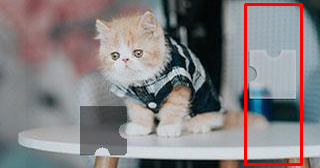

This chart was generated by the following Python code:
# -*- coding: utf-8 -*-
"""
@author: 裴秀智Zz
@software: PyCharm
@file: ocr.py
@time: 2024-05-13 11:56
@Software: PyCharm
"""
import re
import time

import cv2
import execjs
import requests
from PIL import Image


def get_conf():
    url = "https://captcha.chaoxing.com/captcha/get/conf"
    params = {
        "callback": "jQuery1124025412723136620863_1715571059056",
        "captchaId": "npElQbBkROS2qozzS8V96ate7TBObVDF",
        "_": str(int(time.time()*1000))
    }
    response = requests.get(url, headers=headers, params=params)
    # print(response.text)
    t = re.findall('"t":(.*?),',response.text)[0]
    print(t)
    return t


def identify_gap(bg, tp, out):
    '''
    bg: 背景图片
    tp: 缺口图片
    out:输出图片
    '''
    # 读取背景图片和缺口图片
    bg_img = cv2.imread(bg)  # 背景图片
    tp_img = cv2.imread(tp)  # 缺口图片

    # 识别图片边缘
    bg_edge = cv2.Canny(bg_img, 100, 200)
    tp_edge = cv2.Canny(tp_img, 100, 200)

    # 转换图片格式
    bg_pic = cv2.cvtColor(bg_edge, cv2.COLOR_GRAY2RGB)
    tp_pic = cv2.cvtColor(tp_edge, cv2.COLOR_GRAY2RGB)

    # 缺口匹配
    res = cv2.matchTemplate(bg_pic, tp_pic, cv2.TM_CCOEFF_NORMED)
    min_val, max_val, min_loc, max_loc = cv2.minMaxLoc(res)  # 寻找最优匹配

    # 绘制方框
    th, tw = tp_pic.shape[:2]
    tl = max_loc  # 左上角点的坐标
    br = (tl[0] + tw, tl[1] + th)  # 右下角点的坐标
    cv2.rectangle(bg_img, tl, br, (0, 0, 255), 2)  # 绘制矩形
    cv2.imwrite(out, bg_img)  # 保存在本地

    # 返回缺口的X坐标
    return tl[0]

def get_img():
    url = "https://captcha.chaoxing.com/captcha/get/verification/image"
    captchaKey = execjs.compile(open('./1.js', 'r', encoding="utf-8").read()).call('getcaptchaKey',t)
    token = execjs.compile(open('./1.js', 'r', encoding="utf-8").read()).call('gettoken',t,captchaId,captchaKey)
    params = {
        "callback": "jQuery1124025412723136620863_1715571059056",
        "captchaId": captchaId,
        "type": "slide",
        "version": "1.1.16",
        "captchaKey": captchaKey,
        "token": token,
        "referer": "https://user.dayainfo.com/show/login",
        "_": str(int(time.time()*1000))
    }
    response = requests.get(url, headers=headers, params=params)
    print(response.text)
    tk = re.findall('"token":"(.*?)"',response.text)[0]
    bgImgUrl = re.findall('"shadeImage":"(.*?)"',response.text)[0]
    puzzleImgUrl = re.findall('"cutoutImage":"(.*?)"',response.text)[0]
    bg = requests.get(bgImgUrl, headers=headers)
    with open('bg.png', 'wb') as w:
        w.write(bg.content)
    img = Image.open('bg.png')
    out = img.resize((320, 168), Image.LANCZOS)
    out.save('new_bg.png')
    fg = requests.get(puzzleImgUrl, headers=headers)
    with open('fg.png', 'wb') as w:
        w.write(fg.content)
    img = Image.open('fg.png')
    out = img.resize((56, 160), Image.LANCZOS)
    out.save('new_fg.png')
    distance = identify_gap('new_bg.png', 'new_fg.png', "1.png")
    print(distance)
    return tk,distance

def verify():
    url = "https://captcha.chaoxing.com/captcha/check/verification/result"
    params = {
        "callback": "jQuery1124025412723136620863_1715571059056",
        "captchaId": captchaId,
        "type": "slide",
        "token": tk,
        "textClickArr": "[{\"x\":145}]",
        "coordinate": "[]",
        "runEnv": "10",
        "version": "1.1.16",
        "_": str(int(time.time()*1000))
    }
    new_text_click_arr = '[{"x":' + str(distance) + '}]'
    params["textClickArr"] = new_text_click_arr
    print(params)
    response = requests.get(url, headers=headers, params=params)
    print(response.text)


if __name__ == '__main__':
    headers = {
        "Accept": "*/*",
        "Accept-Language": "zh-CN,zh;q=0.9,en;q=0.8,en-GB;q=0.7,en-US;q=0.6",
        "Cache-Control": "no-cache",
        "Connection": "keep-alive",
        "Pragma": "no-cache",
        "Referer": "https://user.dayainfo.com/",
        "Sec-Fetch-Dest": "script",
        "Sec-Fetch-Mode": "no-cors",
        "Sec-Fetch-Site": "cross-site",
        "User-Agent": "Mozilla/5.0 (Windows NT 10.0; Win64; x64) AppleWebKit/537.36 (KHTML, like Gecko) Chrome/124.0.0.0 Safari/537.36 Edg/124.0.0.0",
        "sec-ch-ua": "\"Chromium\";v=\"124\", \"Microsoft Edge\";v=\"124\", \"Not-A.Brand\";v=\"99\"",
        "sec-ch-ua-mobile": "?0",
        "sec-ch-ua-platform": "\"Windows\""
    }
    t = get_conf()
    captchaId = "npElQbBkROS2qozzS8V96ate7TBObVDF"
    tk,distance = get_img()
    verify()